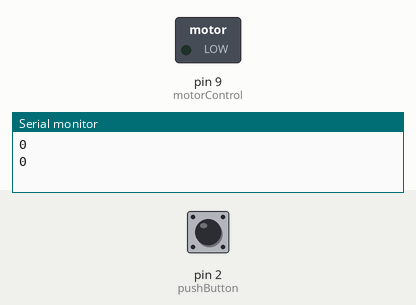
The sketch below on a simulated Arduino Uno, built with avr-gcc and run on an emulated ATmega328P. On the bench: switched loads named in the sketch (green lamp = pin HIGH), the last lines printed to the serial monitor. Inputs (shaded band) come from the test bench; at power-on: pin 2 (pushButton) LOW.

Above: at 1.8 s.
1.9 s: pin 2 (pushButton) pulled HIGH for 0.6 s
At 2.3 s:
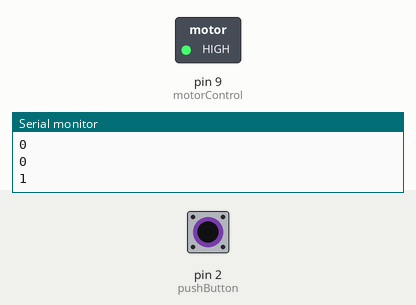
4.5 s: pin 2 (pushButton) pulled HIGH for 3.2 s
At 9.3 s:
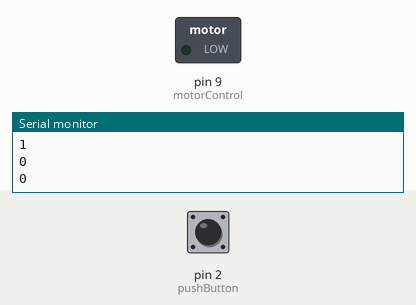
Timing chart, 0 to 10.8 s (numbered marks = the images above; inputs shaded):
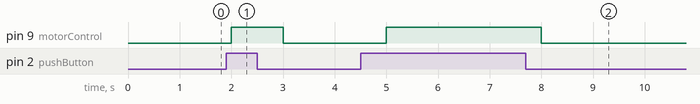

The sketch:

2-2-1.ino
```cpp
int pushButton = 2;
int motorControl = 9;

void setup(){
  pinMode(pushButton, INPUT);
  pinMode(motorControl, OUTPUT);
  Serial.begin(115200);
}

void loop(){
  int ipush = digitalRead(pushButton);

  Serial.println(ipush);

  if(digitalRead(pushButton) == HIGH) {
    digitalWrite(motorControl, HIGH);
  }
  else {
    digitalWrite(motorControl, LOW);
  }
  delay(1000);
}
```

Measured:
- after the input at 1.9 s, pin 9 (motorControl): LOW → HIGH after 0.10 s, → LOW 1.0 s later
- after the input at 4.5 s, pin 9 (motorControl): LOW → HIGH after 0.50 s, → LOW 3.0 s later
